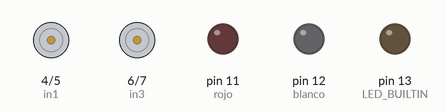
Recording of a sketch running on a simulated Arduino Uno, built with avr-gcc and run on an emulated ATmega328P. On the bench: motor-driver pin pairs drawn as motors (green arrow = first pin HIGH = forward, orange = second pin HIGH = backward, longer = more drive, scaled by the enable pin), output pins drawn as LEDs (lit = HIGH).

Above: at 0.2 s.
At 2.0 s:
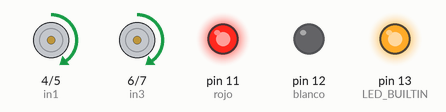
At 3.7 s:
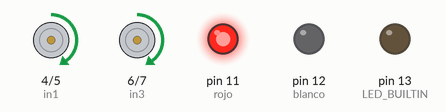
At 5.5 s:
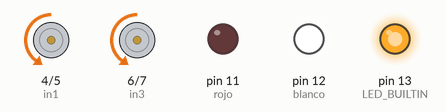
At 7.2 s:
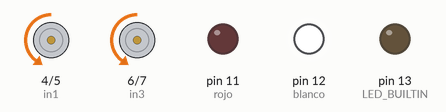
Timing chart, 0 to 9.1 s (numbered marks = the images above):
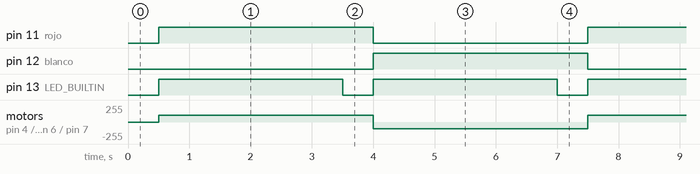

Measured:
- by itself, pin 11 (rojo), pin 12 (blanco): alternates HIGH for 3.5 s and LOW for 3.5 s
- by itself, pin 13 (LED_BUILTIN): alternates HIGH for 3.0 s and LOW for 0.50 s
- by itself, motor on pin 4 (in1) / pin 5 (in2), motor on pin 6 (in3) / pin 7 (in4): alternates forward 100/255 for 3.5 s and backward 100/255 for 3.5 s

The sketch:

tesla1.ino
```cpp
/*
    https://howtomechatronics.com/tutorials/arduino/arduino-dc-motor-control-tutorial-l298n-pwm-h-bridge/
 */

// Motor connections
int enA = 9;
int in1 = 4;
int in2 = 5;
int in3 = 6;
int in4 = 7;
int enB = 10;

int blanco = 12;
int rojo = 11;

void setup() {
    pinMode(enA, OUTPUT);
    pinMode(in1, OUTPUT);
    pinMode(in2, OUTPUT);

    pinMode(enB, OUTPUT);
    pinMode(in3, OUTPUT);
    pinMode(in4, OUTPUT);

    analogWrite(enA, 100); // Send PWM signal to L298N Enable pin 0-255
    analogWrite(enB, 100); // Send PWM signal to L298N Enable pin 0-255

    pinMode(rojo, OUTPUT);
    pinMode(blanco, OUTPUT);

    pinMode(LED_BUILTIN, OUTPUT); // 13
    digitalWrite(LED_BUILTIN, HIGH);
}

void delante(int motor) {
    if (motor == 0) {
        digitalWrite(in1, HIGH);
        digitalWrite(in2, LOW);
    } else {
        digitalWrite(in3, HIGH);
        digitalWrite(in4, LOW);
    }
    digitalWrite(blanco, LOW);
    digitalWrite(rojo, HIGH);
}

void detras(int motor) {
    if (motor == 0) {
        digitalWrite(in1, LOW);
        digitalWrite(in2, HIGH);
    } else {
        digitalWrite(in3, LOW);
        digitalWrite(in4, HIGH);
    }
    digitalWrite(blanco, HIGH);
    digitalWrite(rojo, LOW);
}


void loop() {

    digitalWrite(LED_BUILTIN, LOW);
    delay(500);
    digitalWrite(LED_BUILTIN, HIGH);
    delante(0);
    delante(1);

    delay(3000);

    digitalWrite(LED_BUILTIN, LOW);
    delay(500);
    digitalWrite(LED_BUILTIN, HIGH);
    detras(0);
    detras(1);

    delay(3000);

}
```
